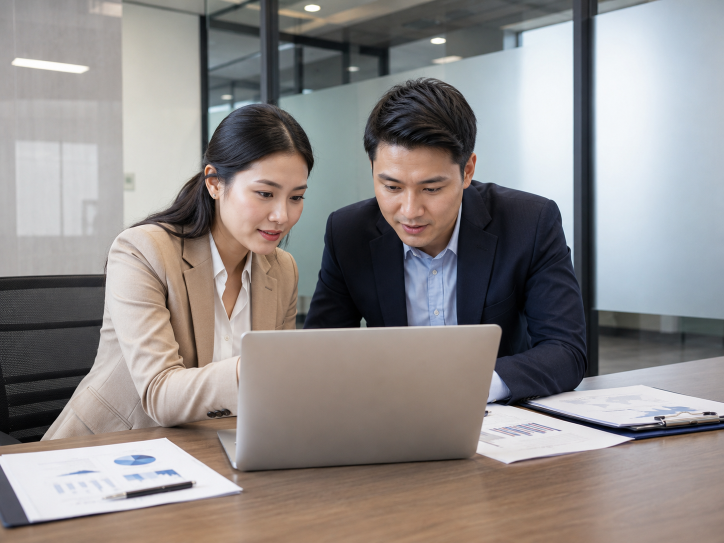
#> input picture images/toeic/2018/part1/question-001.png, 1448 x 1086 px (shown at 1/2 size)
$ python optimize_images.py
#> lines starting #> are read from the running program, lines starting #| are printed output that depends on the picture
import os
import shutil
from PIL import Image

# Path configurations
BASE_DIR = os.path.dirname(os.path.dirname(os.path.abspath(__file__)))
IMAGES_DIR = os.path.join(BASE_DIR, "images")
AVATARS_DIR = os.path.join(BASE_DIR, "uploads", "avatars")
JS_DIR = os.path.join(BASE_DIR, "js", "toeic")

def optimize_toeic_images():
    print("--- OPTIMIZING TOEIC IMAGES ---")
    toeic_pngs = []
    for root, _, files in os.walk(IMAGES_DIR):
        for file in files:
            if file.lower().endswith(".png"):
                full_path = os.path.join(root, file)
                if os.path.getsize(full_path) > 200 * 1024:  # > 200 KB
                    toeic_pngs.append(full_path)
#> pass 2 of the loop in optimize_toeic_images, `for root, _, files in os.walk(IMAGES_DIR):`:

    if not toeic_pngs:
        print("No large TOEIC PNG images found.")
        return

    # Option: Convert to WebP and update JS, or just compress PNG in-place
    print(f"Found {len(toeic_pngs)} large PNG images.")

    # We will compress them as WebP (best savings) AND update JS references
    js_files = [os.path.join(JS_DIR, f) for f in os.listdir(JS_DIR) if f.endswith(".js")]

    for png_path in toeic_pngs:
        old_size = os.path.getsize(png_path) / (1024 * 1024)
        webp_path = os.path.splitext(png_path)[0] + ".webp"

        try:
            with Image.open(png_path) as img:
                # Resize if width is larger than 1000px (TOEIC photos don't need to be huge)
#> img is the input picture: PIL image 1448x1086 RGB; mean R, G, B 142.8, 138.2, 136.8
                if img.width > 1000:
                    ratio = 1000 / float(img.width)
#> ratio = 0.691
                    new_height = int(float(img.height) * float(ratio))
#> new_height = 750
                    img = img.resize((1000, new_height), Image.Resampling.LANCZOS)
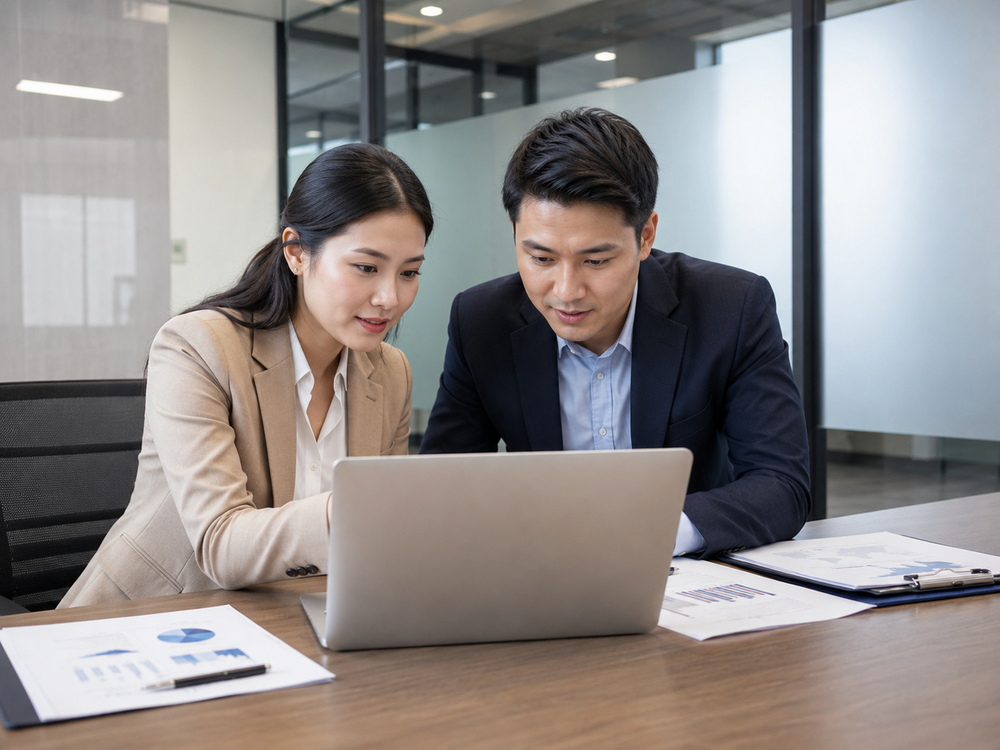
#> img: PIL image 1000x750 RGB; mean R, G, B 142.8, 138.2, 136.8

                # Convert system if transparent
                if img.mode in ('RGBA', 'LA'):
                    background = Image.new('RGB', img.size, (255, 255, 255))
                    background.paste(img, mask=img.split()[3])
                    img = background

                # Save as WebP
                img.save(webp_path, "WEBP", quality=80)

            new_size = os.path.getsize(webp_path) / (1024 * 1024)
            print(f"Compressed: {os.path.basename(png_path)} ({old_size:.2f}MB) -> WebP ({new_size:.2f}MB) | Saved: {((old_size-new_size)/old_size)*100:.1f}%")

            # Update references in JS files
            relative_old = png_path.replace(BASE_DIR + os.sep, "").replace("\\", "/")
            relative_new = webp_path.replace(BASE_DIR + os.sep, "").replace("\\", "/")

            for js_file in js_files:
                if os.path.exists(js_file):
                    with open(js_file, "r", encoding="utf-8") as f:
                        content = f.read()

                    if relative_old in content:
                        content = content.replace(relative_old, relative_new)
                        with open(js_file, "w", encoding="utf-8") as f:
                            f.write(content)
                        print(f"  Updated JS reference in: {os.path.basename(js_file)}")

            # Backup original PNG
            backup_path = png_path + ".bak"
            shutil.move(png_path, backup_path)
            print(f"  Backed up original to {os.path.basename(backup_path)}")

        except Exception as e:
            print(f"Error optimizing {os.path.basename(png_path)}: {e}")
#> pass 2 of the loop in optimize_toeic_images, `for png_path in toeic_pngs:`:
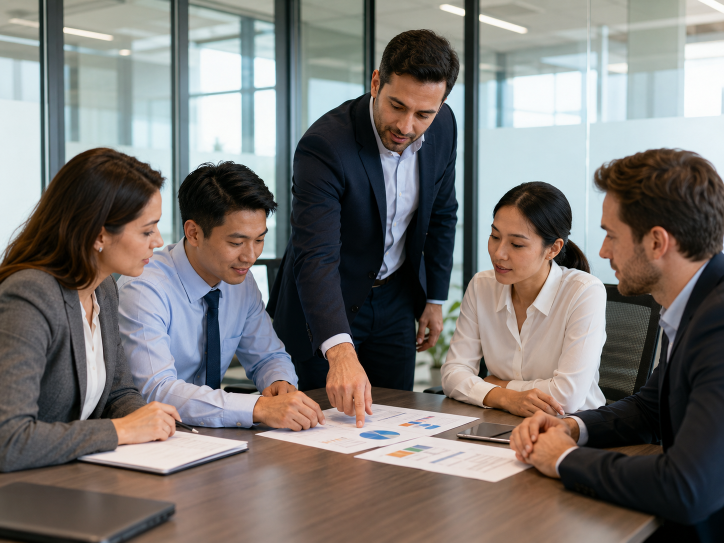
#> input picture images/toeic/2017/part1/question-001.png, 1448 x 1086 px (shown at 1/2 size)
#> in optimize_toeic_images, img is the input picture: PIL image 1448x1086 RGB; mean R, G, B 121.3, 117.1, 113.7
#> in optimize_toeic_images, `img = img.resize((1000, new_height), Image.Resampling.LANCZOS)`:
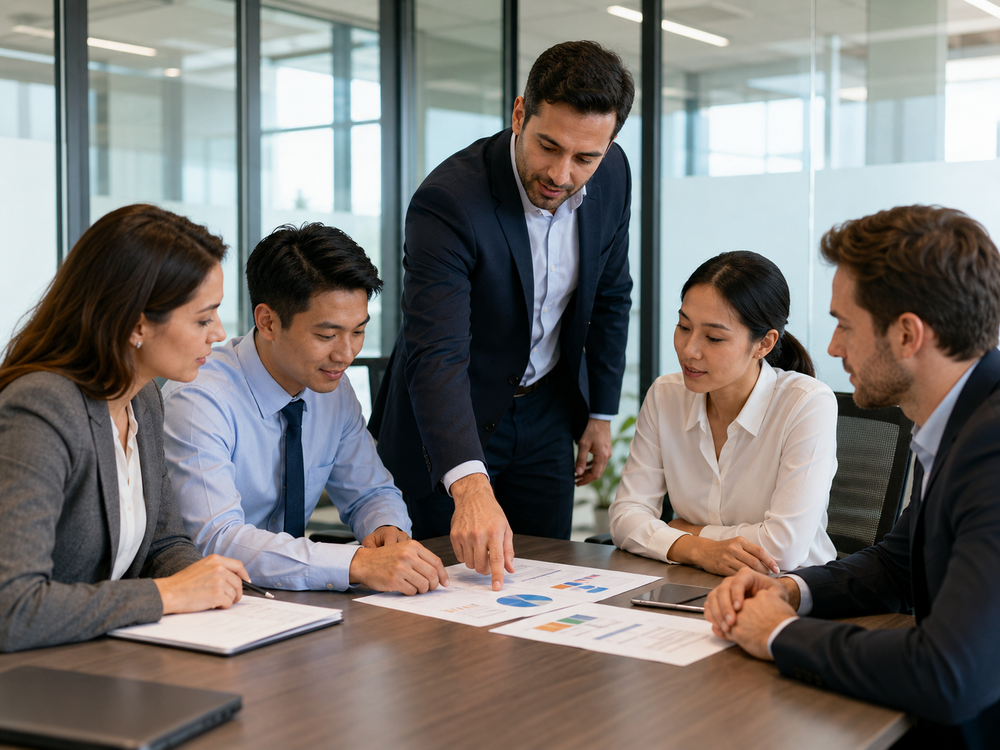
#> img: PIL image 1000x750 RGB; mean R, G, B 121.3, 117.1, 113.7

def optimize_avatars():
    print("\n--- OPTIMIZING USER AVATARS IN-PLACE ---")
    if not os.path.exists(AVATARS_DIR):
        print("Avatars directory not found.")
        return

    avatar_files = []
    for f in os.listdir(AVATARS_DIR):
        if f.lower().endswith((".png", ".jpg", ".jpeg")):
            full_path = os.path.join(AVATARS_DIR, f)
            if os.path.getsize(full_path) > 100 * 1024:  # > 100 KB
                avatar_files.append(full_path)

    if not avatar_files:
        print("No large avatar images found.")
        return

    for path in avatar_files:
        old_size = os.path.getsize(path) / (1024 * 1024)
        ext = os.path.splitext(path)[1].lower()

        # We optimize in-place (keeping the exact same name and extension)
        # to avoid breaking MySQL database references
        temp_path = path + ".tmp"
        try:
            with Image.open(path) as img:
                # Resize avatar to max 200x200 pixels
                img.thumbnail((200, 200), Image.Resampling.LANCZOS)

                # Save back to its original format
                if ext == ".png":
                    img.save(temp_path, "PNG", optimize=True)
                else:
                    img.save(temp_path, "JPEG", quality=80, optimize=True)

            # Replace original with optimized version
            shutil.move(temp_path, path)
            new_size = os.path.getsize(path) / (1024 * 1024)
            print(f"Optimized Avatar: {os.path.basename(path)} ({old_size:.2f}MB -> {new_size:.2f}MB) | Saved: {((old_size-new_size)/old_size)*100:.1f}%")
        except Exception as e:
            print(f"Error optimizing avatar {os.path.basename(path)}: {e}")
            if os.path.exists(temp_path):
                os.remove(temp_path)

if __name__ == "__main__":
    optimize_toeic_images()
    optimize_avatars()
    print("\nAll tasks completed successfully!")
